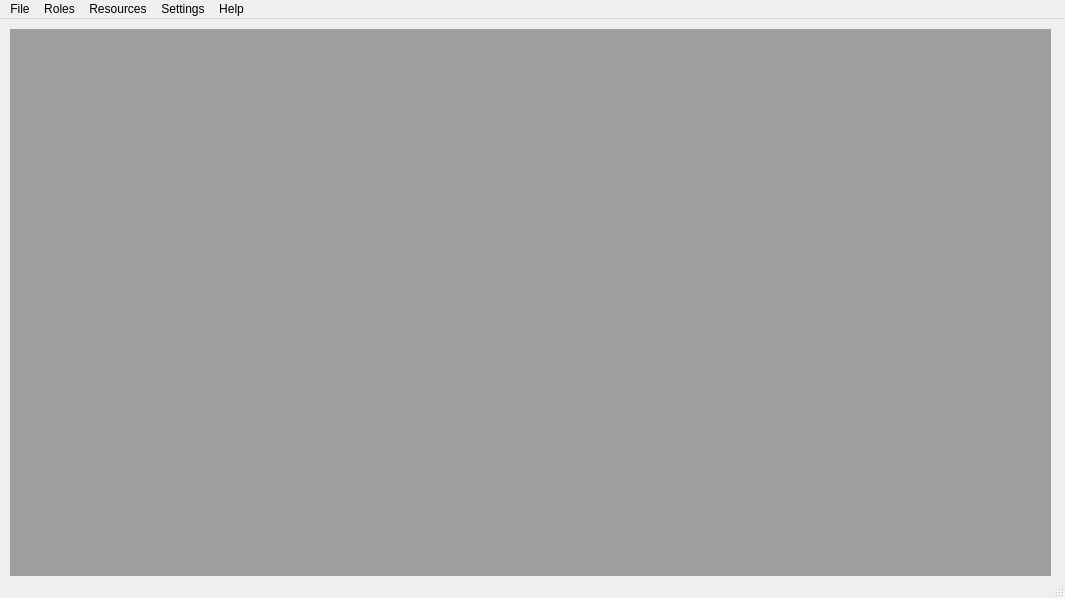
<?xml version="1.0" encoding="UTF-8"?>
<ui version="4.0">
 <class>MainWindow</class>
 <widget class="QMainWindow" name="MainWindow">
  <property name="geometry">
   <rect>
    <x>0</x>
    <y>0</y>
    <width>1065</width>
    <height>598</height>
   </rect>
  </property>
  <property name="windowTitle">
   <string>MainWindow</string>
  </property>
  <widget class="QWidget" name="centralwidget">
   <widget class="QMdiArea" name="mdiAreaAdmin">
    <property name="geometry">
     <rect>
      <x>10</x>
      <y>10</y>
      <width>1041</width>
      <height>561</height>
     </rect>
    </property>
   </widget>
  </widget>
  <widget class="QMenuBar" name="menubar">
   <property name="geometry">
    <rect>
     <x>0</x>
     <y>0</y>
     <width>1065</width>
     <height>26</height>
    </rect>
   </property>
   <widget class="QMenu" name="menuFile">
    <property name="title">
     <string>File</string>
    </property>
    <addaction name="actionPrint"/>
    <addaction name="actionClose"/>
   </widget>
   <widget class="QMenu" name="menuRoles">
    <property name="title">
     <string>Roles</string>
    </property>
    <addaction name="separator"/>
    <addaction name="actionAdmin"/>
    <addaction name="separator"/>
    <addaction name="actionProfessor"/>
    <addaction name="separator"/>
    <addaction name="actionStudent"/>
    <addaction name="separator"/>
    <addaction name="actionStaff"/>
   </widget>
   <widget class="QMenu" name="menuResources">
    <property name="title">
     <string>Resources</string>
    </property>
    <addaction name="separator"/>
    <addaction name="actionCourse"/>
    <addaction name="separator"/>
    <addaction name="actionClassroom"/>
    <addaction name="separator"/>
    <addaction name="actionAcademic_Program"/>
    <addaction name="separator"/>
    <addaction name="actionProfessor_Degree"/>
    <addaction name="separator"/>
    <addaction name="actionSchedule"/>
    <addaction name="separator"/>
    <addaction name="actionStudentEnrolment"/>
   </widget>
   <widget class="QMenu" name="menusettings">
    <property name="title">
     <string>Settings</string>
    </property>
    <addaction name="separator"/>
    <addaction name="actionSet_color"/>
    <addaction name="separator"/>
    <addaction name="actionChange_password"/>
   </widget>
   <widget class="QMenu" name="menuHelp">
    <property name="title">
     <string>Help</string>
    </property>
    <addaction name="actionAbout"/>
   </widget>
   <addaction name="menuFile"/>
   <addaction name="menuRoles"/>
   <addaction name="menuResources"/>
   <addaction name="menusettings"/>
   <addaction name="menuHelp"/>
  </widget>
  <widget class="QStatusBar" name="statusbar"/>
  <action name="actionAdmin">
   <property name="text">
    <string>Admin</string>
   </property>
  </action>
  <action name="actionProfessor">
   <property name="text">
    <string>Professor</string>
   </property>
  </action>
  <action name="actionStudent">
   <property name="text">
    <string>Student</string>
   </property>
  </action>
  <action name="actionStaff">
   <property name="text">
    <string>Staff</string>
   </property>
  </action>
  <action name="actionAcademic_Program">
   <property name="text">
    <string>Academic Program</string>
   </property>
  </action>
  <action name="actionCourse">
   <property name="text">
    <string>Course</string>
   </property>
  </action>
  <action name="actionProfessor_Degree">
   <property name="text">
    <string>Professor Degree</string>
   </property>
  </action>
  <action name="actionClassroom">
   <property name="text">
    <string>Classroom</string>
   </property>
  </action>
  <action name="actionPrint">
   <property name="text">
    <string>Print...</string>
   </property>
  </action>
  <action name="actionSet_color">
   <property name="text">
    <string>Set color</string>
   </property>
  </action>
  <action name="actionClose">
   <property name="text">
    <string>Close</string>
   </property>
  </action>
  <action name="actionAbout">
   <property name="text">
    <string>About</string>
   </property>
  </action>
  <action name="actionChange_password">
   <property name="text">
    <string>Change password</string>
   </property>
  </action>
  <action name="actionSchedule">
   <property name="text">
    <string>Schedule</string>
   </property>
  </action>
  <action name="actionStudentEnrolment">
   <property name="text">
    <string>Student Enrolment</string>
   </property>
  </action>
 </widget>
 <resources/>
 <connections/>
</ui>
